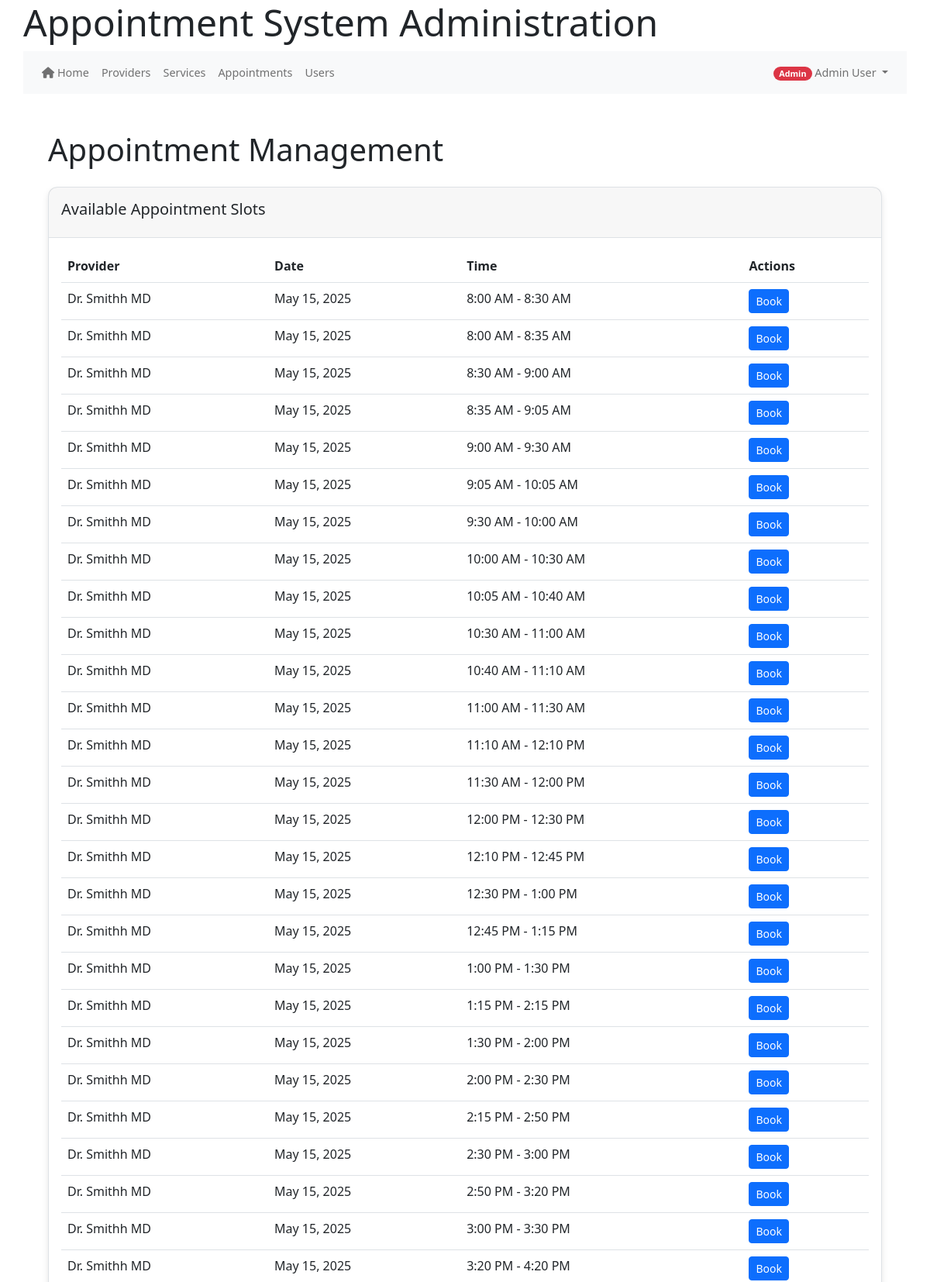
The app's page /index.php/appointments (signed in, upper part) with its own data.
### tables this page shows
CREATE TABLE IF NOT EXISTS `provider_availability` (
  `availability_id` int(11) NOT NULL AUTO_INCREMENT,
  `provider_id` int(11) NOT NULL,
  `availability_date` date NOT NULL,
  `start_time` time NOT NULL,
  `end_time` time NOT NULL,
  `is_available` tinyint(1) DEFAULT 1,
  `created_at` timestamp NOT NULL DEFAULT current_timestamp(),
  `is_recurring` tinyint(1) DEFAULT 0,
  `weekdays` varchar(20) DEFAULT NULL,
  `max_appointments` int(11) DEFAULT 1,
  `service_id` int(11) DEFAULT NULL,
  PRIMARY KEY (`availability_id`),
  KEY `fk_availability_service` (`service_id`)
);

CREATE TABLE IF NOT EXISTS `users` (
  `user_id` int(11) NOT NULL AUTO_INCREMENT,
  `email` varchar(255) NOT NULL,
  `password_hash` varchar(255) NOT NULL,
  `first_name` varchar(100) NOT NULL,
  `last_name` varchar(100) NOT NULL,
  `phone` varchar(20) DEFAULT NULL,
  `role` enum('patient','provider','admin','staff') NOT NULL,
  `is_active` tinyint(1) DEFAULT 1,
  `is_verified` tinyint(1) DEFAULT 0,
  `email_verified_at` datetime DEFAULT NULL,
  `created_at` datetime DEFAULT current_timestamp(),
  `last_login` datetime DEFAULT NULL,
  `verification_token` varchar(64) DEFAULT NULL,
  `reset_token` varchar(64) DEFAULT NULL,
  `reset_token_expires` datetime DEFAULT NULL,
  `token_expires` datetime DEFAULT NULL,
  `password_change_required` tinyint(1) DEFAULT 0,
  PRIMARY KEY (`user_id`)
);

### controllers/appointments_controller.php (called while the page is built, shortened)
<?php
class AppointmentsController {
    private $appointmentModel;
    public function __construct() {
        $this->db = get_db();
        require_once MODEL_PATH . '/Appointment.php';
        $this->appointmentModel = new Appointment($this->db);
    }
    public function index() {
        $availableSlots = $this->appointmentModel->getAvailableSlots();
        include VIEW_PATH . '/appointments/index.php';
    }
}
?>

### public_html/bootstrap.php (called while the page is built, shortened)
<?php
require_once APP_ROOT . '/core/helpers.php';
require_once CORE_PATH . '/helpers.php';
function get_db() {
    static $db = null;
    if ($db === null) {
        if (defined('DB_HOST') && defined('DB_USER') && defined('DB_PASS') && defined('DB_NAME')) {
            $db = new mysqli(DB_HOST, DB_USER, DB_PASS, DB_NAME);
            $db->set_charset('utf8mb4');
        } else {
            throw new Exception("Database constants not defined");
        }
    }
    return $db;
}
return true;

### models/Appointment.php (called while the page is built, shortened)
<?php
class Appointment {
    private $db;
    public function __construct($db) {
        $this->db = $db;
    }
    public function getAvailableSlots($provider_id = null) {
        $slots = [];
        $query = "
            SELECT
                pa.*,
                pa.availability_date AS available_date,
                u.first_name,
                u.last_name
            FROM provider_availability pa
            JOIN users u ON pa.provider_id = u.user_id
            WHERE pa.is_available = 1
                AND pa.availability_date >= CURDATE()
        ";
        $query .= " ORDER BY pa.availability_date, pa.start_time";
        if ($provider_id) {
            $stmt = $this->db->prepare($query);
            $stmt->bind_param("i", $provider_id);
            $stmt->execute();
            $result = $stmt->get_result();
        } else {
            $result = $this->db->query($query);
        }
        if ($result) {
            while ($row = $result->fetch_assoc()) {
                $slots[] = $row;
            }
        }
        return $slots;
    }
}
?>

### core/helpers.php (called while the page is built, shortened)
<?php
function base_url($path = '') {
    $protocol = isset($_SERVER['HTTPS']) && $_SERVER['HTTPS'] !== 'off' ? 'https' : 'http';
    $host = $_SERVER['HTTP_HOST'] ?? 'localhost';
    $script_name = $_SERVER['SCRIPT_NAME'];
    $base_dir = dirname($script_name);
    $base_url = "{$protocol}://{$host}{$base_dir}";
    $base_url = rtrim($base_url, '/');
    $path = ltrim($path, '/');
    return $path ? "{$base_url}/{$path}" : $base_url;
}

### views/appointments/index.php (the view, shortened to what this page needs)
<?php include VIEW_PATH . '/partials/header.php'; ?>
<div class="container mt-4">
    <h1 class="mb-4">Appointment Management</h1>
    <?php if ($_SESSION['role'] === 'patient' || $_SESSION['role'] === 'admin'): ?>
        <div class="card mb-4">
            <div class="card-header">
                <h5>Available Appointment Slots</h5>
            </div>
            <div class="card-body">
                <?php if (!empty($availableSlots)): ?>
                    <div class="table-responsive">
                        <table class="table table-hover">
                            <thead>
                                <tr>
                                    <th>Provider</th>
                                    <th>Date</th>
                                    <th>Time</th>
                                    <th>Actions</th>
                                </tr>
                            </thead>
                            <tbody>
                                <?php foreach ($availableSlots as $slot): ?>
                                <tr>
                                    <td><?= htmlspecialchars($slot['first_name'] . ' ' . $slot['last_name']) ?></td>
                                    <td><?= htmlspecialchars(date('F j, Y', strtotime($slot['available_date']))) ?></td>
                                    <td><?= htmlspecialchars(date('g:i A', strtotime($slot['start_time']))) ?> -
                                        <?= htmlspecialchars(date('g:i A', strtotime($slot['end_time']))) ?></td>
                                    <td>
                                        <a href="<?= base_url('index.php/patient/book?id=' . $slot['availability_id']) ?>"
                                           class="btn btn-primary btn-sm">Book</a>
                                    </td>
                                </tr>
                                <?php endforeach; ?>
                            </tbody>
                        </table>
                    </div>
                <?php else: ?>
                    <p class="mb-0">No available appointment slots found.</p>
                <?php endif; ?>
            </div>
        </div>
    <?php endif; ?>
</div>
<?php include VIEW_PATH . '/partials/footer.php'; ?>

### public_html/css/style.css (style rules this page uses)
:root { --primary: #0d6efd; --secondary: #6c757d; --success: #28a745; --danger: #dc3545; --warning: #ffc107; --info: #0dcaf0; --light: #f8f9fa; --dark: #212529; --white: #ffffff; --gray-100: #f8f9fa; --gray-200: #e9ecef; --gray-300: #dee2e6; --gray-400: #ced4da; --gray-500: #adb5bd; --gray-600: #6c757d; --gray-700: #495057; --gray-800: #343a40; --gray-900: #212529; --font-family-base: 'Segoe UI', Tahoma, Geneva, Verdana, sans-serif; --font-size-base: 1rem; --line-height-base: 1.6; --spacer: 1rem; --spacer-1: calc(var(--spacer) * 0.25); --spacer-2: calc(var(--spacer) * 0.5); --spacer-3: var(--spacer); --spacer-4: calc(var(--spacer) * 1.5); --spacer-5: calc(var(--spacer) * 3); --border-radius-sm: 0.25rem; --border-radius: 0.5rem; --border-radius-lg: 1rem; --border-radius-pill: 50rem; --border-radius-circle: 50%; --shadow-sm: 0 0.125rem 0.25rem rgba(0, 0, 0, 0.075); --shadow: 0 0.5rem 1rem rgba(0, 0, 0, 0.15); --shadow-lg: 0 1rem 3rem rgba(0, 0, 0, 0.175); --transition-base: all 0.2s ease-in-out; --transition-fade: opacity 0.15s linear; --z-index-dropdown: 1000; --z-index-sticky: 1020; --z-index-fixed: 1030; --z-index-modal-backdrop: 1040; --z-index-modal: 1050; --z-index-popover: 1060; --z-index-tooltip: 1070; }
* { box-sizing: border-box; margin: 0; padding: 0; }
body { font-family: var(--font-family-base); font-size: var(--font-size-base); line-height: var(--line-height-base); color: var(--gray-900); background-color: var(--white); margin: 0; padding: 20px 0; }
h1, h2, h3, h4, h5, h6 { margin-top: 0; margin-bottom: var(--spacer-2); font-weight: 500; line-height: 1.2; color: var(--dark); }
h1 { font-size: 2.5rem; }
h5 { font-size: 1.25rem; }
a { color: var(--primary); text-decoration: none; transition: var(--transition-base); }
.container { max-width: 1200px; margin: 0 auto; padding: 0 var(--spacer); }
.card { position: relative; display: flex; flex-direction: column; min-width: 0; word-wrap: break-word; background-color: var(--white); background-clip: border-box; border: 1px solid var(--gray-300); border-radius: var(--border-radius); margin-bottom: var(--spacer); box-shadow: var(--shadow-sm); transition: none; }
.card-header { padding: var(--spacer); margin-bottom: 0; background-color: rgba(0, 0, 0, 0.03); border-bottom: 1px solid var(--gray-300); }
.card-header:first-child { border-radius: calc(var(--border-radius) - 1px) calc(var(--border-radius) - 1px) 0 0; }
.card-body { flex: 1 1 auto; padding: var(--spacer); }
.btn { display: inline-block; font-weight: 400; text-align: center; vertical-align: middle; user-select: none; background-color: transparent; border: 1px solid transparent; padding: 0.375rem 0.75rem; font-size: 1rem; line-height: 1.5; border-radius: var(--border-radius); transition: var(--transition-base); }
.btn-primary { color: var(--white); background-color: var(--primary); border-color: var(--primary); }
.btn-sm { padding: 0.25rem 0.5rem; font-size: 0.875rem; border-radius: var(--border-radius-sm); }
.table { width: 100%; margin-bottom: 1rem; color: var(--gray-900); vertical-align: top; border-color: var(--gray-300); }
.table > :not(caption) > * > * { padding: 0.5rem; border-bottom-width: 1px; box-shadow: inset 0 0 0 9999px transparent; }
.table > tbody { vertical-align: inherit; }
.table > thead { vertical-align: bottom; }
.table-responsive { overflow-x: auto; -webkit-overflow-scrolling: touch; }
.mt-4 { margin-top: var(--spacer-4) !important; }
.mb-4 { margin-bottom: var(--spacer-4) !important; }
@media (min-width: 576px) { .container { max-width: 540px; } }
@media (min-width: 768px) { .container { max-width: 720px; } }
@media (min-width: 992px) { .container { max-width: 960px; } }
@media (min-width: 1200px) { .container { max-width: 1140px; } }

### views/partials/header.php (style rules this page uses)
body { padding-top: 20px; padding-bottom: 20px; font-family: 'Segoe UI', Tahoma, Geneva, Verdana, sans-serif; }
.card { margin-bottom: 20px; border-radius: 12px; box-shadow: 0 4px 8px rgba(0,0,0,0.1) !important; transition: none !important; }

### views/partials/footer.php (style rules this page uses)
html, body { height: 100%; margin: 0; padding: 0; }
body { display: flex; flex-direction: column; min-height: 100vh; }
.container { flex: 1 0 auto; }

### records on screen
provider_availability: users.first_name+last_name "Dr. Smithh MD", availability_date "May 15, 2025", start_time "8:00 AM", end_time "8:30 AM"
provider_availability: users.first_name+last_name "Dr. Smithh MD", availability_date "May 15, 2025", start_time "8:00 AM", end_time "8:35 AM"
provider_availability: users.first_name+last_name "Dr. Smithh MD", availability_date "May 15, 2025", start_time "8:30 AM", end_time "9:00 AM"
provider_availability: users.first_name+last_name "Dr. Smithh MD", availability_date "May 15, 2025", start_time "8:35 AM", end_time "9:05 AM"
provider_availability: users.first_name+last_name "Dr. Smithh MD", availability_date "May 15, 2025", start_time "9:00 AM", end_time "9:30 AM"
provider_availability: users.first_name+last_name "Dr. Smithh MD", availability_date "May 15, 2025", start_time "9:05 AM", end_time "10:05 AM"
provider_availability: users.first_name+last_name "Dr. Smithh MD", availability_date "May 15, 2025", start_time "9:30 AM", end_time "10:00 AM"
provider_availability: users.first_name+last_name "Dr. Smithh MD", availability_date "May 15, 2025", start_time "10:00 AM", end_time "10:30 AM"
provider_availability: users.first_name+last_name "Dr. Smithh MD", availability_date "May 15, 2025", start_time "10:05 AM", end_time "10:40 AM"
provider_availability: users.first_name+last_name "Dr. Smithh MD", availability_date "May 15, 2025", start_time "10:30 AM", end_time "11:00 AM"
provider_availability: users.first_name+last_name "Dr. Smithh MD", availability_date "May 15, 2025", start_time "10:40 AM", end_time "11:10 AM"
provider_availability: users.first_name+last_name "Dr. Smithh MD", availability_date "May 15, 2025", start_time "11:00 AM", end_time "11:30 AM"
provider_availability: users.first_name+last_name "Dr. Smithh MD", availability_date "May 15, 2025", start_time "11:10 AM", end_time "12:10 PM"
provider_availability: users.first_name+last_name "Dr. Smithh MD", availability_date "May 15, 2025", start_time "11:30 AM", end_time "12:00 PM"
provider_availability: users.first_name+last_name "Dr. Smithh MD", availability_date "May 15, 2025", start_time "12:00 PM", end_time "12:30 PM"
provider_availability: users.first_name+last_name "Dr. Smithh MD", availability_date "May 15, 2025", start_time "12:10 PM", end_time "12:45 PM"
provider_availability: users.first_name+last_name "Dr. Smithh MD", availability_date "May 15, 2025", start_time "12:30 PM", end_time "1:00 PM"
provider_availability: users.first_name+last_name "Dr. Smithh MD", availability_date "May 15, 2025", start_time "12:45 PM", end_time "1:15 PM"
provider_availability: users.first_name+last_name "Dr. Smithh MD", availability_date "May 15, 2025", start_time "1:00 PM", end_time "1:30 PM"
provider_availability: users.first_name+last_name "Dr. Smithh MD", availability_date "May 15, 2025", start_time "1:15 PM", end_time "2:15 PM"
provider_availability: users.first_name+last_name "Dr. Smithh MD", availability_date "May 15, 2025", start_time "1:30 PM", end_time "2:00 PM"
provider_availability: users.first_name+last_name "Dr. Smithh MD", availability_date "May 15, 2025", start_time "2:00 PM", end_time "2:30 PM"
provider_availability: users.first_name+last_name "Dr. Smithh MD", availability_date "May 15, 2025", start_time "2:15 PM", end_time "2:50 PM"
provider_availability: users.first_name+last_name "Dr. Smithh MD", availability_date "May 15, 2025", start_time "2:30 PM", end_time "3:00 PM"
provider_availability: users.first_name+last_name "Dr. Smithh MD", availability_date "May 15, 2025", start_time "2:50 PM", end_time "3:20 PM"
provider_availability: users.first_name+last_name "Dr. Smithh MD", availability_date "May 15, 2025", start_time "3:00 PM", end_time "3:30 PM"
provider_availability: users.first_name+last_name "Dr. Smithh MD", availability_date "May 15, 2025", start_time "3:20 PM", end_time "4:20 PM"

### other values on screen
$userRole "Admin"
$userName "Admin User"
